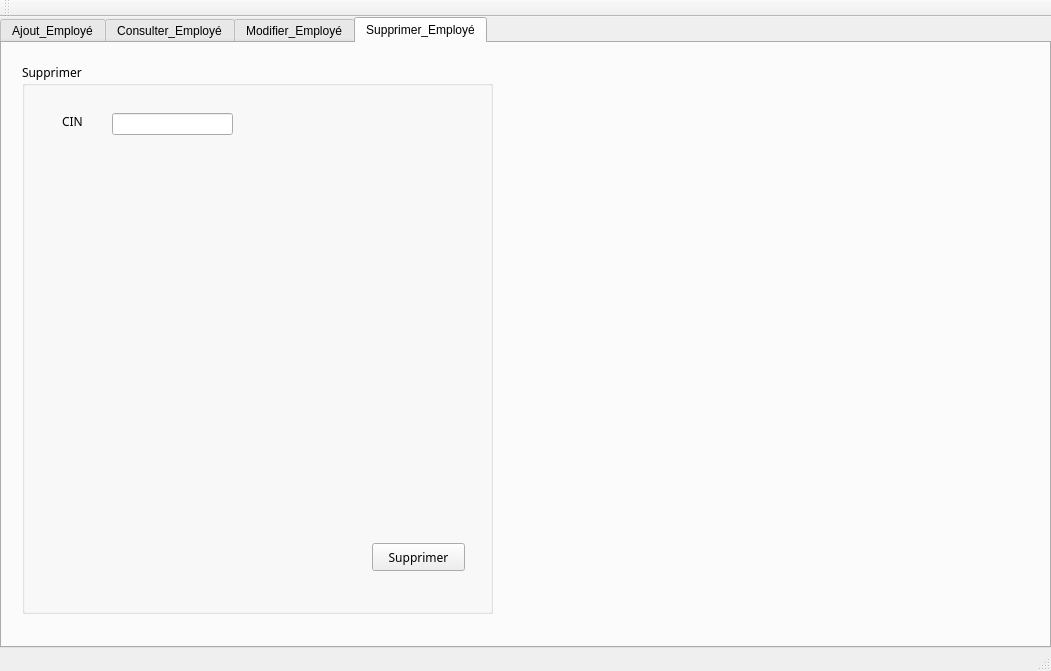
<?xml version="1.0" encoding="UTF-8"?>
<ui version="4.0">
 <class>MainWindow</class>
 <widget class="QMainWindow" name="MainWindow">
  <property name="geometry">
   <rect>
    <x>0</x>
    <y>0</y>
    <width>1051</width>
    <height>671</height>
   </rect>
  </property>
  <property name="windowTitle">
   <string>Gestion des Clients</string>
  </property>
  <widget class="QWidget" name="centralWidget">
   <widget class="QTabWidget" name="tabWidget">
    <property name="geometry">
     <rect>
      <x>0</x>
      <y>0</y>
      <width>1051</width>
      <height>631</height>
     </rect>
    </property>
    <property name="currentIndex">
     <number>3</number>
    </property>
    <widget class="QWidget" name="tab_1">
     <attribute name="title">
      <string>Ajout_Employé</string>
     </attribute>
     <widget class="QLabel" name="background_1">
      <property name="geometry">
       <rect>
        <x>0</x>
        <y>0</y>
        <width>1051</width>
        <height>601</height>
       </rect>
      </property>
      <property name="text">
       <string/>
      </property>
     </widget>
     <widget class="QGroupBox" name="groupBox">
      <property name="geometry">
       <rect>
        <x>20</x>
        <y>20</y>
        <width>471</width>
        <height>551</height>
       </rect>
      </property>
      <property name="font">
       <font>
        <family>Showcard Gothic</family>
       </font>
      </property>
      <property name="title">
       <string>Donnée Employer</string>
      </property>
      <widget class="QLabel" name="label_2">
       <property name="geometry">
        <rect>
         <x>30</x>
         <y>50</y>
         <width>51</width>
         <height>21</height>
        </rect>
       </property>
       <property name="text">
        <string>Nom</string>
       </property>
      </widget>
      <widget class="QLineEdit" name="lineEdit">
       <property name="geometry">
        <rect>
         <x>90</x>
         <y>50</y>
         <width>121</width>
         <height>21</height>
        </rect>
       </property>
      </widget>
      <widget class="QPushButton" name="pushButton">
       <property name="geometry">
        <rect>
         <x>350</x>
         <y>480</y>
         <width>93</width>
         <height>28</height>
        </rect>
       </property>
       <property name="font">
        <font>
         <family>Showcard Gothic</family>
        </font>
       </property>
       <property name="cursor">
        <cursorShape>PointingHandCursor</cursorShape>
       </property>
       <property name="text">
        <string>Confirmer</string>
       </property>
      </widget>
      <widget class="QComboBox" name="comboBox">
       <property name="geometry">
        <rect>
         <x>90</x>
         <y>250</y>
         <width>121</width>
         <height>21</height>
        </rect>
       </property>
       <property name="cursor">
        <cursorShape>PointingHandCursor</cursorShape>
       </property>
       <item>
        <property name="text">
         <string>Manager</string>
        </property>
       </item>
       <item>
        <property name="text">
         <string>Trésorier</string>
        </property>
       </item>
       <item>
        <property name="text">
         <string>Ouvrier</string>
        </property>
       </item>
       <item>
        <property name="text">
         <string>Propriétaire</string>
        </property>
       </item>
      </widget>
      <widget class="QLabel" name="label_3">
       <property name="geometry">
        <rect>
         <x>20</x>
         <y>90</y>
         <width>56</width>
         <height>16</height>
        </rect>
       </property>
       <property name="text">
        <string>prénom</string>
       </property>
      </widget>
      <widget class="QLineEdit" name="lineEdit_2">
       <property name="geometry">
        <rect>
         <x>90</x>
         <y>90</y>
         <width>121</width>
         <height>22</height>
        </rect>
       </property>
      </widget>
      <widget class="QLineEdit" name="lineEdit_3">
       <property name="geometry">
        <rect>
         <x>90</x>
         <y>130</y>
         <width>121</width>
         <height>22</height>
        </rect>
       </property>
      </widget>
      <widget class="QLabel" name="label_4">
       <property name="geometry">
        <rect>
         <x>40</x>
         <y>130</y>
         <width>21</width>
         <height>16</height>
        </rect>
       </property>
       <property name="text">
        <string>CIN</string>
       </property>
      </widget>
      <widget class="QLineEdit" name="lineEdit_4">
       <property name="geometry">
        <rect>
         <x>90</x>
         <y>170</y>
         <width>121</width>
         <height>22</height>
        </rect>
       </property>
      </widget>
      <widget class="QLabel" name="label_5">
       <property name="geometry">
        <rect>
         <x>20</x>
         <y>170</y>
         <width>56</width>
         <height>16</height>
        </rect>
       </property>
       <property name="text">
        <string>Adresse</string>
       </property>
      </widget>
      <widget class="QLineEdit" name="lineEdit_5">
       <property name="geometry">
        <rect>
         <x>90</x>
         <y>210</y>
         <width>121</width>
         <height>22</height>
        </rect>
       </property>
      </widget>
      <widget class="QLabel" name="label_6">
       <property name="geometry">
        <rect>
         <x>10</x>
         <y>210</y>
         <width>81</width>
         <height>16</height>
        </rect>
       </property>
       <property name="text">
        <string>Télephone</string>
       </property>
      </widget>
      <widget class="QLabel" name="label_7">
       <property name="geometry">
        <rect>
         <x>30</x>
         <y>250</y>
         <width>56</width>
         <height>16</height>
        </rect>
       </property>
       <property name="text">
        <string>Role</string>
       </property>
      </widget>
     </widget>
    </widget>
    <widget class="QWidget" name="tab_2">
     <attribute name="title">
      <string>Consulter_Employé</string>
     </attribute>
     <widget class="QLabel" name="background_2">
      <property name="geometry">
       <rect>
        <x>0</x>
        <y>0</y>
        <width>1051</width>
        <height>611</height>
       </rect>
      </property>
      <property name="text">
       <string/>
      </property>
     </widget>
     <widget class="QGroupBox" name="groupBox_2">
      <property name="geometry">
       <rect>
        <x>20</x>
        <y>20</y>
        <width>471</width>
        <height>551</height>
       </rect>
      </property>
      <property name="font">
       <font>
        <family>Showcard Gothic</family>
       </font>
      </property>
      <property name="title">
       <string>Employé</string>
      </property>
      <widget class="QLineEdit" name="lineEdit_6">
       <property name="geometry">
        <rect>
         <x>90</x>
         <y>50</y>
         <width>121</width>
         <height>22</height>
        </rect>
       </property>
      </widget>
      <widget class="QLabel" name="label_9">
       <property name="geometry">
        <rect>
         <x>40</x>
         <y>50</y>
         <width>56</width>
         <height>16</height>
        </rect>
       </property>
       <property name="text">
        <string>CIN</string>
       </property>
      </widget>
      <widget class="QPushButton" name="pushButton_2">
       <property name="geometry">
        <rect>
         <x>350</x>
         <y>480</y>
         <width>93</width>
         <height>28</height>
        </rect>
       </property>
       <property name="text">
        <string>Consulter</string>
       </property>
      </widget>
      <widget class="QLineEdit" name="lineEdit_7">
       <property name="geometry">
        <rect>
         <x>70</x>
         <y>140</y>
         <width>113</width>
         <height>22</height>
        </rect>
       </property>
      </widget>
      <widget class="QLineEdit" name="lineEdit_8">
       <property name="geometry">
        <rect>
         <x>280</x>
         <y>140</y>
         <width>113</width>
         <height>22</height>
        </rect>
       </property>
      </widget>
      <widget class="QLineEdit" name="lineEdit_9">
       <property name="geometry">
        <rect>
         <x>70</x>
         <y>190</y>
         <width>113</width>
         <height>22</height>
        </rect>
       </property>
      </widget>
      <widget class="QLineEdit" name="lineEdit_10">
       <property name="geometry">
        <rect>
         <x>280</x>
         <y>190</y>
         <width>113</width>
         <height>22</height>
        </rect>
       </property>
      </widget>
      <widget class="QLineEdit" name="lineEdit_11">
       <property name="geometry">
        <rect>
         <x>70</x>
         <y>240</y>
         <width>113</width>
         <height>22</height>
        </rect>
       </property>
      </widget>
      <widget class="QLabel" name="label_10">
       <property name="geometry">
        <rect>
         <x>20</x>
         <y>140</y>
         <width>56</width>
         <height>16</height>
        </rect>
       </property>
       <property name="text">
        <string>Nom</string>
       </property>
      </widget>
      <widget class="QLabel" name="label_11">
       <property name="geometry">
        <rect>
         <x>210</x>
         <y>140</y>
         <width>56</width>
         <height>16</height>
        </rect>
       </property>
       <property name="text">
        <string>Prénom</string>
       </property>
      </widget>
      <widget class="QLabel" name="label_12">
       <property name="geometry">
        <rect>
         <x>200</x>
         <y>190</y>
         <width>81</width>
         <height>16</height>
        </rect>
       </property>
       <property name="text">
        <string>Télephone</string>
       </property>
      </widget>
      <widget class="QLabel" name="label_13">
       <property name="geometry">
        <rect>
         <x>20</x>
         <y>190</y>
         <width>56</width>
         <height>16</height>
        </rect>
       </property>
       <property name="text">
        <string>Role</string>
       </property>
      </widget>
      <widget class="QLabel" name="label_14">
       <property name="geometry">
        <rect>
         <x>10</x>
         <y>240</y>
         <width>56</width>
         <height>16</height>
        </rect>
       </property>
       <property name="text">
        <string>Adresse</string>
       </property>
      </widget>
     </widget>
    </widget>
    <widget class="QWidget" name="tab_3">
     <attribute name="title">
      <string>Modifier_Employé</string>
     </attribute>
     <widget class="QGroupBox" name="groupBox_3">
      <property name="geometry">
       <rect>
        <x>20</x>
        <y>20</y>
        <width>471</width>
        <height>551</height>
       </rect>
      </property>
      <property name="font">
       <font>
        <family>Showcard Gothic</family>
       </font>
      </property>
      <property name="title">
       <string>Modifier</string>
      </property>
      <widget class="QLineEdit" name="lineEdit_12">
       <property name="geometry">
        <rect>
         <x>90</x>
         <y>50</y>
         <width>121</width>
         <height>22</height>
        </rect>
       </property>
      </widget>
      <widget class="QLabel" name="label_15">
       <property name="geometry">
        <rect>
         <x>40</x>
         <y>50</y>
         <width>56</width>
         <height>16</height>
        </rect>
       </property>
       <property name="text">
        <string>CIN</string>
       </property>
      </widget>
      <widget class="QPushButton" name="pushButton_3">
       <property name="geometry">
        <rect>
         <x>350</x>
         <y>480</y>
         <width>93</width>
         <height>28</height>
        </rect>
       </property>
       <property name="text">
        <string>Modifier</string>
       </property>
      </widget>
      <widget class="QLineEdit" name="lineEdit_13">
       <property name="geometry">
        <rect>
         <x>70</x>
         <y>140</y>
         <width>113</width>
         <height>22</height>
        </rect>
       </property>
      </widget>
      <widget class="QLineEdit" name="lineEdit_14">
       <property name="geometry">
        <rect>
         <x>280</x>
         <y>140</y>
         <width>113</width>
         <height>22</height>
        </rect>
       </property>
      </widget>
      <widget class="QLineEdit" name="lineEdit_15">
       <property name="geometry">
        <rect>
         <x>70</x>
         <y>190</y>
         <width>113</width>
         <height>22</height>
        </rect>
       </property>
      </widget>
      <widget class="QLineEdit" name="lineEdit_16">
       <property name="geometry">
        <rect>
         <x>280</x>
         <y>190</y>
         <width>113</width>
         <height>22</height>
        </rect>
       </property>
      </widget>
      <widget class="QLineEdit" name="lineEdit_17">
       <property name="geometry">
        <rect>
         <x>70</x>
         <y>240</y>
         <width>113</width>
         <height>22</height>
        </rect>
       </property>
      </widget>
      <widget class="QLabel" name="label_16">
       <property name="geometry">
        <rect>
         <x>20</x>
         <y>140</y>
         <width>56</width>
         <height>16</height>
        </rect>
       </property>
       <property name="text">
        <string>Nom</string>
       </property>
      </widget>
      <widget class="QLabel" name="label_17">
       <property name="geometry">
        <rect>
         <x>210</x>
         <y>140</y>
         <width>56</width>
         <height>16</height>
        </rect>
       </property>
       <property name="text">
        <string>Prénom</string>
       </property>
      </widget>
      <widget class="QLabel" name="label_18">
       <property name="geometry">
        <rect>
         <x>200</x>
         <y>190</y>
         <width>81</width>
         <height>16</height>
        </rect>
       </property>
       <property name="text">
        <string>Télephone</string>
       </property>
      </widget>
      <widget class="QLabel" name="label_19">
       <property name="geometry">
        <rect>
         <x>20</x>
         <y>190</y>
         <width>56</width>
         <height>16</height>
        </rect>
       </property>
       <property name="text">
        <string>Role</string>
       </property>
      </widget>
      <widget class="QLabel" name="label_20">
       <property name="geometry">
        <rect>
         <x>10</x>
         <y>240</y>
         <width>56</width>
         <height>16</height>
        </rect>
       </property>
       <property name="text">
        <string>Adresse</string>
       </property>
      </widget>
     </widget>
     <widget class="QLabel" name="background_3">
      <property name="geometry">
       <rect>
        <x>0</x>
        <y>0</y>
        <width>1051</width>
        <height>611</height>
       </rect>
      </property>
      <property name="text">
       <string/>
      </property>
     </widget>
     <zorder>background_3</zorder>
     <zorder>groupBox_3</zorder>
    </widget>
    <widget class="QWidget" name="tab_4">
     <attribute name="title">
      <string>Supprimer_Employé</string>
     </attribute>
     <widget class="QGroupBox" name="groupBox_4">
      <property name="geometry">
       <rect>
        <x>20</x>
        <y>20</y>
        <width>471</width>
        <height>551</height>
       </rect>
      </property>
      <property name="font">
       <font>
        <family>Showcard Gothic</family>
       </font>
      </property>
      <property name="title">
       <string>Supprimer</string>
      </property>
      <widget class="QLineEdit" name="lineEdit_18">
       <property name="geometry">
        <rect>
         <x>90</x>
         <y>50</y>
         <width>121</width>
         <height>22</height>
        </rect>
       </property>
      </widget>
      <widget class="QLabel" name="label_21">
       <property name="geometry">
        <rect>
         <x>40</x>
         <y>50</y>
         <width>56</width>
         <height>16</height>
        </rect>
       </property>
       <property name="text">
        <string>CIN</string>
       </property>
      </widget>
      <widget class="QPushButton" name="pushButton_4">
       <property name="geometry">
        <rect>
         <x>350</x>
         <y>480</y>
         <width>93</width>
         <height>28</height>
        </rect>
       </property>
       <property name="text">
        <string>Supprimer</string>
       </property>
      </widget>
     </widget>
     <widget class="QLabel" name="background_4">
      <property name="geometry">
       <rect>
        <x>0</x>
        <y>0</y>
        <width>1051</width>
        <height>611</height>
       </rect>
      </property>
      <property name="text">
       <string/>
      </property>
     </widget>
     <zorder>background_4</zorder>
     <zorder>groupBox_4</zorder>
    </widget>
   </widget>
  </widget>
  <widget class="QMenuBar" name="menuBar">
   <property name="geometry">
    <rect>
     <x>0</x>
     <y>0</y>
     <width>1051</width>
     <height>26</height>
    </rect>
   </property>
  </widget>
  <widget class="QToolBar" name="mainToolBar">
   <attribute name="toolBarArea">
    <enum>TopToolBarArea</enum>
   </attribute>
   <attribute name="toolBarBreak">
    <bool>false</bool>
   </attribute>
  </widget>
  <widget class="QStatusBar" name="statusBar"/>
 </widget>
 <layoutdefault spacing="6" margin="11"/>
 <resources/>
 <connections/>
</ui>
